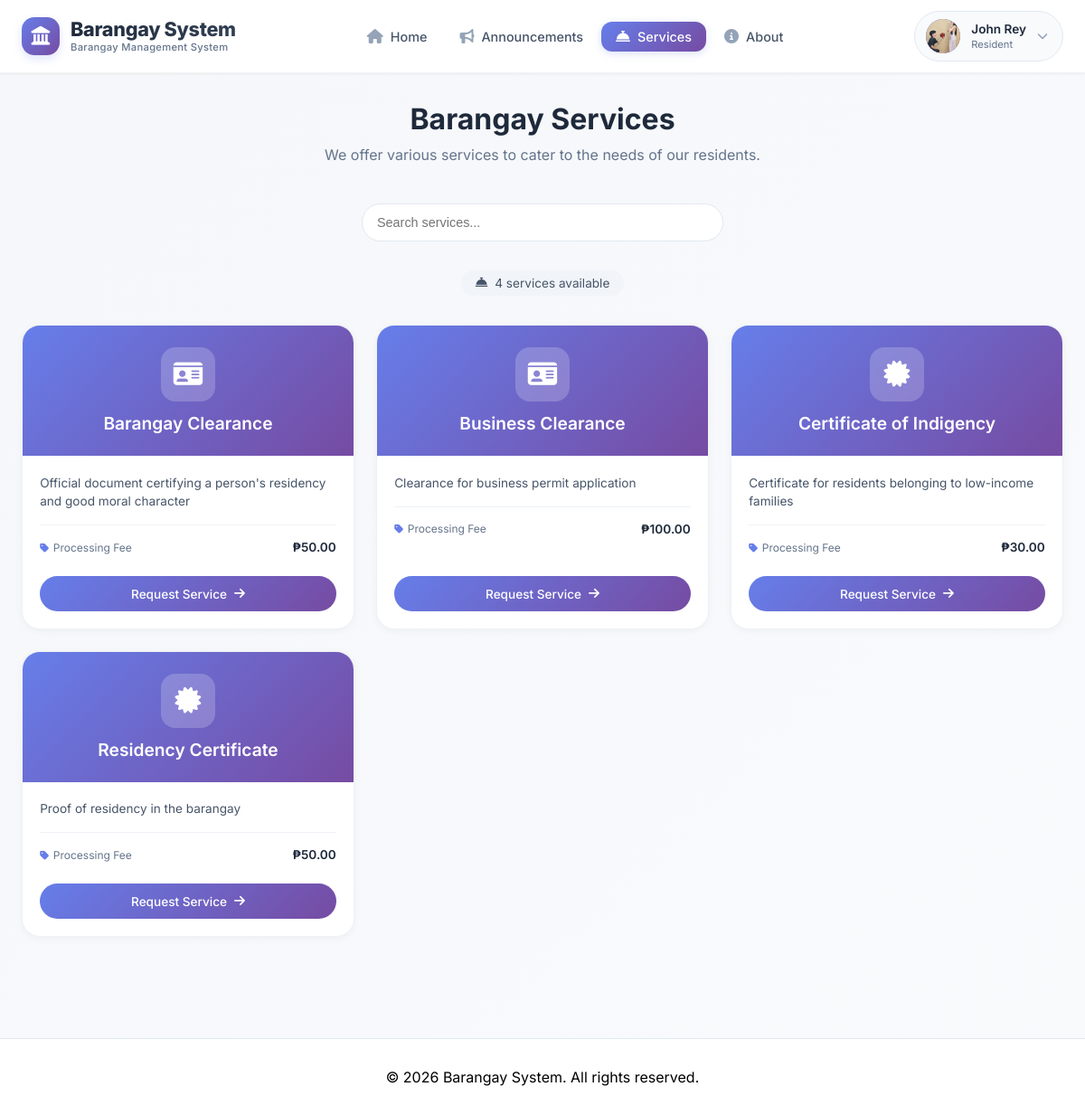
Page /index.php?page=services (signed in) on the committed database.
### tables this page shows
CREATE TABLE `users` (
  `id` int(11) NOT NULL,
  `username` varchar(50) NOT NULL,
  `email` varchar(100) NOT NULL,
  `profile_pic` varchar(255) DEFAULT NULL,
  `password` varchar(255) NOT NULL,
  `first_name` varchar(50) DEFAULT NULL,
  `last_name` varchar(50) DEFAULT NULL,
  `address` text DEFAULT NULL,
  `contact_number` varchar(20) DEFAULT NULL,
  `user_type` enum('resident','admin') DEFAULT 'resident',
  `is_online` tinyint(1) DEFAULT 0,
  `last_activity` timestamp NOT NULL DEFAULT current_timestamp() ON UPDATE current_timestamp(),
  `created_at` timestamp NOT NULL DEFAULT current_timestamp(),
  `is_verified` tinyint(1) DEFAULT 0,
  `status` varchar(20) DEFAULT 'active',
  `last_login` datetime DEFAULT NULL,
  `last_login_ip` varchar(45) DEFAULT NULL
);

CREATE TABLE `pages` (
  `id` int(11) NOT NULL,
  `page_name` varchar(50) NOT NULL,
  `title` varchar(200) DEFAULT NULL,
  `content` text DEFAULT NULL,
  `meta_description` text DEFAULT NULL,
  `featured_image` varchar(255) DEFAULT NULL,
  `updated_by` int(11) DEFAULT NULL,
  `last_updated` timestamp NOT NULL DEFAULT current_timestamp() ON UPDATE current_timestamp()
);

CREATE TABLE `services` (
  `id` int(11) NOT NULL,
  `service_name` varchar(100) NOT NULL,
  `description` text DEFAULT NULL,
  `requirements` text DEFAULT NULL,
  `processing_time` varchar(100) DEFAULT NULL,
  `fee` decimal(10,2) DEFAULT NULL,
  `is_active` tinyint(1) DEFAULT 1,
  `created_at` timestamp NOT NULL DEFAULT current_timestamp()
);

### pages/services.php (the view, shortened to what this page needs)
<?php
$database = new Database();
$db = $database->getConnection();
$page_query = "SELECT * FROM pages WHERE page_name = 'services'";
$page_stmt = $db->prepare($page_query);
$page_stmt->execute();
$services_page = $page_stmt->fetch(PDO::FETCH_ASSOC);
$page_title_text = $services_page['title'] ?? ($barangay_name ?? 'Barangay') . ' Services';
$page_description = $services_page['content'] ?? '<p>We offer various services to cater to the needs of our residents. Browse through our available services and request them online for your convenience.</p>';
$query = "SELECT * FROM services WHERE is_active = 1 ORDER BY service_name";
$stmt = $db->prepare($query);
$stmt->execute();
$services = $stmt->fetchAll(PDO::FETCH_ASSOC);
?>
<div class="services-page">
    <div class="page-header">
        <h1><?php echo htmlspecialchars($page_title_text); ?></h1>
        <div class="page-description">
            <?php
            $plain_description = strip_tags($page_description);
            echo htmlspecialchars($plain_description);
            ?>
        </div>
    </div>
    <?php if (count($services) > 0): ?>
        <div class="search-section">
            <div class="search-box">
                <input type="text" id="searchInput" class="search-input" placeholder="Search services..." onkeyup="filterServices()">
            </div>
        </div>
        <div class="stats-badge">
            <span id="servicesCount">
                <i class="fas fa-concierge-bell"></i>
                <?php echo count($services); ?> service<?php echo count($services) > 1 ? 's' : ''; ?> available
            </span>
        </div>
        <div class="services-grid" id="servicesGrid">
            <?php foreach ($services as $service): ?>
                <div class="service-card" data-name="<?php echo strtolower(htmlspecialchars($service['service_name'])); ?>">
                    <div class="service-header">
                        <div class="service-icon">
                            <?php
                            $icon = 'fas fa-file-alt';
                            $service_name_lower = strtolower($service['service_name']);
                            if (strpos($service_name_lower, 'clearance') !== false) {
                                $icon = 'fas fa-id-card';
                            } elseif (strpos($service_name_lower, 'certificate') !== false) {
                                $icon = 'fas fa-certificate';
                            } elseif (strpos($service_name_lower, 'business') !== false) {
                                $icon = 'fas fa-store';
                            } elseif (strpos($service_name_lower, 'indigency') !== false) {
                                $icon = 'fas fa-hand-holding-heart';
                            } elseif (strpos($service_name_lower, 'residency') !== false) {
                                $icon = 'fas fa-home';
                            }
                            ?>
                            <i class="<?php echo $icon; ?>"></i>
                        </div>
                        <h3><?php echo htmlspecialchars($service['service_name']); ?></h3>
                    </div>
                    <div class="service-content">
                        <div class="service-description">
                            <?php echo nl2br(htmlspecialchars($service['description'])); ?>
                        </div>
                        <div class="service-meta">
                            <div class="meta-item">
                                <span class="meta-label"><i class="fas fa-tag"></i> Processing Fee</span>
                                <span class="meta-value">
                                    <?php
                                    if ($service['fee'] > 0) {
                                        echo '₱' . number_format($service['fee'], 2);
                                    } else {
                                        echo '<span style="color: #10b981;">Free</span>';
                                    }
                                    ?>
                                </span>
                            </div>
                        </div>
                        <?php if (isset($_SESSION['user_id'])): ?>
                            <a href="/testweb/resident/request_service.php?service_id=<?php echo $service['id']; ?>" class="btn-service btn-request">
                                Request Service <i class="fas fa-arrow-right"></i>
                            </a>
                        <?php else: ?>
                            <a href="/testweb/auth/login.php" class="btn-service btn-login">
                                <i class="fas fa-sign-in-alt"></i> Login to Request
                            </a>
                        <?php endif; ?>
                    </div>
                </div>
            <?php endforeach; ?>
        </div>
    <?php endif; ?>
</div>

### includes/header.php (shortened to what this page needs)
<?php
$barangay_name = "Barangay System";
$user_data = null;
if (isset($_SESSION['user_id'])) {
    try {
        $database = new Database();
        $db = $database->getConnection();
        $query = "SELECT id, username, first_name, last_name, email, profile_pic FROM users WHERE id = :user_id";
        $stmt = $db->prepare($query);
        $stmt->bindParam(':user_id', $_SESSION['user_id']);
        $stmt->execute();
        $user_data = $stmt->fetch(PDO::FETCH_ASSOC);
    } catch (Exception $e) {
    }
}
$current_page = $_GET['page'] ?? 'home';
?>
<!DOCTYPE html>
<html lang="en">
<head>
    <link rel="stylesheet" href="https://cdnjs.cloudflare.com/ajax/libs/font-awesome/6.4.0/css/all.min.css">
</head>
<body>
<nav class="modern-navbar" id="navbar">
    <div class="nav-container">
        <a href="/testweb/index.php?page=home" class="logo">
            <div class="logo-icon">
                <i class="fas fa-landmark"></i>
            </div>
            <div class="logo-text">
                <span class="logo-name"><?php echo htmlspecialchars($barangay_name); ?></span>
                <span class="logo-badge">Barangay Management System</span>
            </div>
        </a>
        <ul class="nav-links">
            <li><a href="/testweb/index.php?page=home" class="<?php echo $current_page == 'home' ? 'active' : ''; ?>">
                <i class="fas fa-home"></i> <span>Home</span>
            </a></li>
            <li><a href="/testweb/index.php?page=announcements" class="<?php echo $current_page == 'announcements' ? 'active' : ''; ?>">
                <i class="fas fa-bullhorn"></i> <span>Announcements</span>
            </a></li>
            <li><a href="/testweb/index.php?page=services" class="<?php echo $current_page == 'services' ? 'active' : ''; ?>">
                <i class="fas fa-concierge-bell"></i> <span>Services</span>
            </a></li>
            <li><a href="/testweb/index.php?page=about" class="<?php echo $current_page == 'about' ? 'active' : ''; ?>">
                <i class="fas fa-info-circle"></i> <span>About</span>
            </a></li>
        </ul>
        <div class="header-right">
            <?php if (isset($_SESSION['user_id'])): ?>
                <div class="dropdown" id="profileDropdown">
                    <button class="profile-btn" id="profileBtn" type="button" aria-label="Profile menu">
                        <div class="profile-avatar">
                            <?php if (isset($user_data['profile_pic']) && !empty($user_data['profile_pic'])): ?>
                                <img src="/testweb/uploads/profiles/<?php echo htmlspecialchars($user_data['profile_pic']); ?>" alt="Profile">
                            <?php else: ?>
                                <i class="fas fa-user"></i>
                            <?php endif; ?>
                        </div>
                        <div class="profile-info">
                            <div class="profile-name">
                                <?php
                                if (isset($user_data['first_name'])) {
                                    echo htmlspecialchars($user_data['first_name']);
                                } elseif (isset($_SESSION['user_name'])) {
                                    echo htmlspecialchars(explode(' ', $_SESSION['user_name'])[0]);
                                } else {
                                    echo 'Resident';
                                }
                                ?>
                            </div>
                            <div class="profile-role">Resident</div>
                        </div>
                        <i class="fas fa-chevron-down profile-arrow"></i>
                    </button>
                </div>
            <?php endif; ?>
        </div>
    </div>
</nav>

### includes/header.php (style rules this page uses)
* { margin: 0; padding: 0; box-sizing: border-box; }
body { font-family: 'Inter', -apple-system, BlinkMacSystemFont, 'Segoe UI', sans-serif; padding-top: 80px; background: linear-gradient(135deg, #f5f7fa 0%, #f8fafc 100%); min-height: 100vh; display: flex; flex-direction: column; }
.modern-navbar { background: rgba(255, 255, 255, 0.98); backdrop-filter: blur(10px); box-shadow: 0 1px 3px rgba(0, 0, 0, 0.05); position: fixed; top: 0; left: 0; right: 0; width: 100%; z-index: 10000; transition: all 0.3s cubic-bezier(0.4, 0, 0.2, 1); border-bottom: 1px solid rgba(0, 0, 0, 0.05); }
.nav-container { max-width: 1400px; margin: 0 auto; padding: 0 2rem; display: flex; justify-content: space-between; align-items: center; height: 80px; }
.logo { display: flex; align-items: center; gap: 12px; text-decoration: none; flex-shrink: 0; }
.logo-icon { width: 42px; height: 42px; background: linear-gradient(135deg, #667eea 0%, #764ba2 100%); border-radius: 14px; display: flex; align-items: center; justify-content: center; color: white; font-size: 1.3rem; transition: all 0.3s ease; box-shadow: 0 4px 10px rgba(102, 126, 234, 0.2); }
.logo-text { display: flex; flex-direction: column; line-height: 1.2; }
.logo-name { font-size: 1.35rem; font-weight: 800; background: linear-gradient(135deg, #1e293b 0%, #334155 100%); -webkit-background-clip: text; background-clip: text; color: transparent; text-decoration: none; letter-spacing: -0.3px; transition: all 0.3s; }
.logo-badge { font-size: 0.7rem; color: #64748b; font-weight: 500; letter-spacing: 0.3px; }
.nav-links { display: flex; gap: 0.25rem; list-style: none; align-items: center; margin: 0; padding: 0; }
.nav-links li { position: relative; list-style: none; }
.nav-links li a { display: flex; align-items: center; gap: 8px; padding: 0.6rem 1.1rem; color: #475569; text-decoration: none; font-weight: 500; font-size: 0.95rem; border-radius: 12px; transition: all 0.2s ease; cursor: pointer; }
.nav-links li a i { font-size: 1rem; color: #94a3b8; transition: all 0.2s; }
.nav-links li a.active { background: linear-gradient(135deg, #667eea 0%, #764ba2 100%); color: white; box-shadow: 0 2px 8px rgba(102, 126, 234, 0.25); }
.nav-links li a.active i { color: white; }
.profile-btn { display: flex; align-items: center; gap: 12px; padding: 0.5rem 1rem 0.5rem 0.75rem; background: #f8fafc; border: 1px solid #e2e8f0; border-radius: 100px; cursor: pointer; transition: all 0.2s ease; font-family: inherit; }
.profile-avatar { width: 38px; height: 38px; background: linear-gradient(135deg, #667eea 0%, #764ba2 100%); border-radius: 50%; display: flex; align-items: center; justify-content: center; color: white; font-weight: 600; font-size: 0.9rem; overflow: hidden; flex-shrink: 0; }
.profile-avatar img { width: 100%; height: 100%; object-fit: cover; }
.profile-info { text-align: left; }
.profile-name { font-weight: 600; color: #1e293b; font-size: 0.85rem; line-height: 1.3; }
.profile-role { font-size: 0.7rem; color: #64748b; }
.profile-arrow { color: #94a3b8; font-size: 0.75rem; transition: transform 0.2s; }
.dropdown { position: relative; }
.header-right { display: flex; align-items: center; gap: 1rem; }
@media (max-width: 1200px) { .nav-container { padding: 0 1.5rem; } }
@media (max-width: 1200px) { .nav-links li a { padding: 0.5rem 1rem; font-size: 0.9rem; } }
.dropdown-item, .mobile-nav-links li a, .nav-links li a, .btn-login, .btn-register, .logo, .profile-btn { cursor: pointer; -webkit-tap-highlight-color: transparent; }
button, a { touch-action: manipulation; }

### rows in the picture
users: profile_pic (picture), first_name "John Rey"
pages: title "Barangay Services", content "We offer various services to cater to the needs of our residents."
services: service_name "Barangay Clearance", description "Official document certifying a person's residency and good moral character", fee "50.00"
services: service_name "Business Clearance", description "Clearance for business permit application", fee "100.00"
services: service_name "Certificate of Indigency", description "Certificate for residents belonging to low-income families", fee "30.00"
services: service_name "Residency Certificate", description "Proof of residency in the barangay", fee "50.00"

### other values in the picture
count($services) "4"
